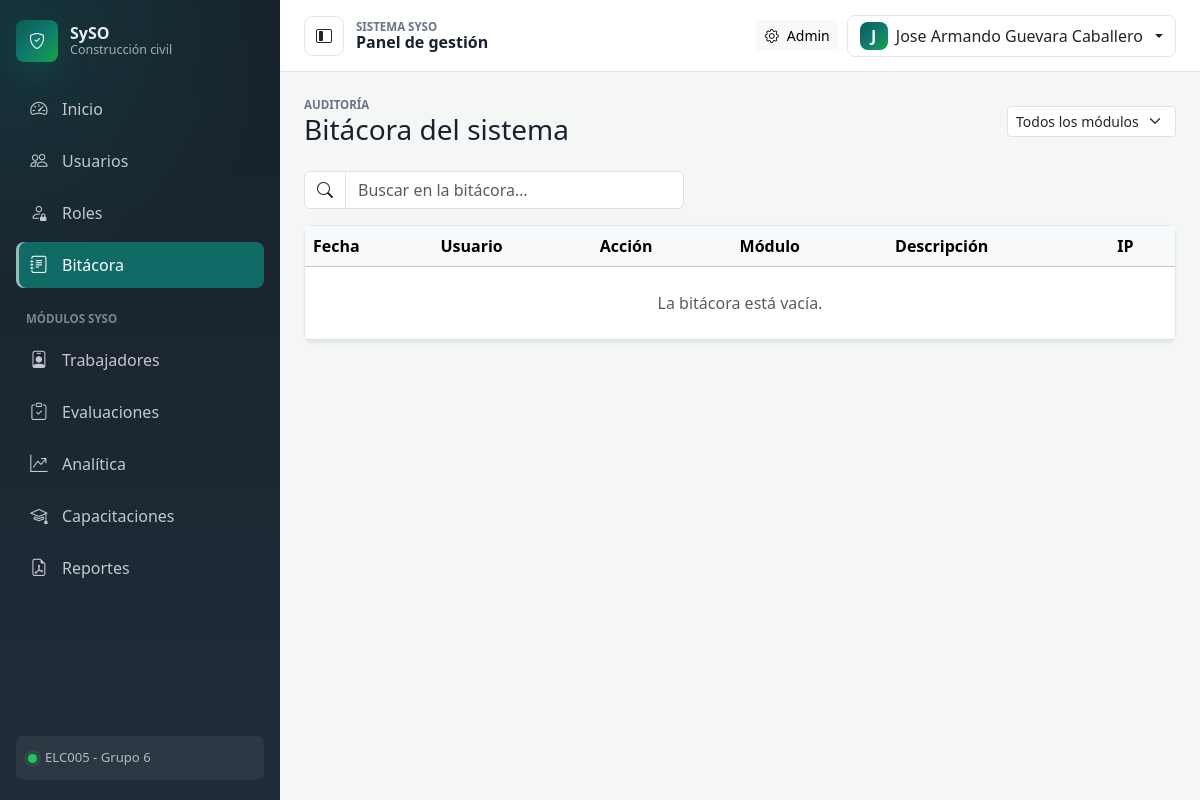
Page /bitacora/ (signed in) on the earlier database version.
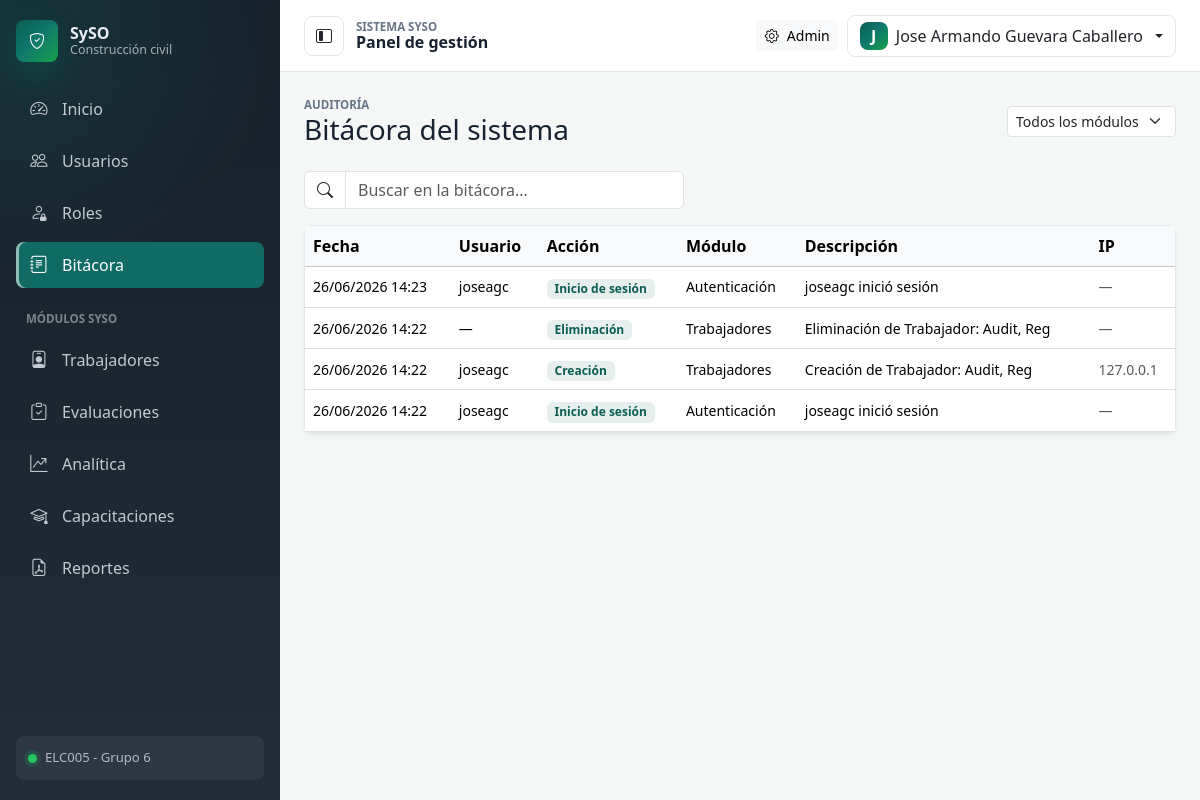
Same page on the later database version.
### apps/audit/models.py (models this page shows, shortened)
class Auditoria(models.Model):
    usuario = models.ForeignKey(
        settings.AUTH_USER_MODEL, on_delete=models.SET_NULL, null=True, blank=True,
        related_name="acciones_auditoria",
    )
    fecha = models.DateTimeField(auto_now_add=True)
    ip = models.GenericIPAddressField(null=True, blank=True)
    accion = models.CharField("Acción", max_length=40)
    modulo = models.CharField("Módulo", max_length=60)
    descripcion = models.CharField("Descripción", max_length=240)
    class Meta:
        verbose_name = "Registro de auditoría"
        verbose_name_plural = "Bitácora"
        ordering = ["-fecha"]

### apps/audit/interfaces/views/bitacora_views.py (the view)
# urls.py: path("", bitacora_views.BitacoraListView.as_view(), name="bitacora"),
class BitacoraListView(PermissionRequiredMixin, View):
    permission_required = "usuarios.ver_bitacora"
    raise_exception = True
    def get(self, request):
        uc = ConsultarBitacora()
        registros = uc.execute(
            modulo=request.GET.get("modulo") or None,
            accion=request.GET.get("accion") or None,
        )
        return render(request, "audit/bitacora.html", {
            "registros": registros,
            "modulos": uc.modulos(),
            "modulo_actual": request.GET.get("modulo") or "",
        })

### apps/audit/application/use_cases/consultar.py (called while the page is built)
    def execute(self, *, modulo=None, accion=None, limite=500):
        qs = Auditoria.objects.select_related("usuario").all()
        if modulo:
            qs = qs.filter(modulo=modulo)
        if accion:
            qs = qs.filter(accion=accion)
        return qs[:limite]

    def modulos(self):
        return Auditoria.objects.values_list("modulo", flat=True).distinct().order_by("modulo")

### apps/audit/services.py (called while the page is built)
def set_current_request(request):
    _local.request = request

### apps/audit/templates/audit/bitacora.html (shortened to what this page needs)
{% extends 'base.html' %}
{% block content %}
  <div class="d-flex flex-wrap justify-content-between align-items-center mb-4" data-reveal>
    <div><p class="eyebrow mb-0">Auditoría</p><h1 class="h3 mb-0">Bitácora del sistema</h1></div>
    <form method="get" class="d-flex gap-2">
      <select name="modulo" class="form-select form-select-sm" onchange="this.form.submit()">
        <option value="">Todos los módulos</option>
      </select>
    </form>
  </div>
  <div class="mb-3" style="max-width: 380px;" data-reveal>
    <div class="input-group"><span class="input-group-text bg-white"><i class="bi bi-search"></i></span>
      <input type="search" class="form-control" placeholder="Buscar en la bitácora…" data-table-filter="#tabla-bitacora"></div>
  </div>
  <div class="card shadow-sm" data-reveal><div class="table-responsive">
    <table id="tabla-bitacora" class="table table-hover align-middle mb-0">
      <thead class="table-light"><tr><th>Fecha</th><th>Usuario</th><th>Acción</th><th>Módulo</th><th>Descripción</th><th>IP</th></tr></thead>
      <tbody>
        {% for r in registros %}
          <tr data-row>
            <td class="small text-nowrap">{{ r.fecha|date:"d/m/Y H:i" }}</td>
            <td class="small">{{ r.usuario.username|default:"—" }}</td>
            <td><span class="badge text-bg-secondary">{{ r.accion }}</span></td>
            <td class="small">{{ r.modulo }}</td>
            <td class="small">{{ r.descripcion }}</td>
            <td class="small text-muted">{{ r.ip|default:"—" }}</td>
          </tr>
        {% empty %}
          <tr><td colspan="6" class="text-center text-muted py-4">La bitácora está vacía.</td></tr>
        {% endfor %}
      </tbody>
    </table>
  </div></div>
{% endblock %}

### templates/base.html (shortened to what this page needs)
{% load static %}
<!DOCTYPE html>
<html lang="es">
<head>
  <link href="https://cdn.jsdelivr.net/npm/bootstrap@5.3.3/dist/css/bootstrap.min.css" rel="stylesheet">
  <link href="https://cdn.jsdelivr.net/npm/bootstrap-icons@1.11.3/font/bootstrap-icons.min.css" rel="stylesheet">
  <link href="{% static 'css/app.css' %}" rel="stylesheet">
</head>
<body class="{% if user.is_authenticated %}app-body{% else %}auth-body{% endif %}">
  {% if user.is_authenticated %}
    <div class="app-shell">
      {% include 'partials/sidebar.html' %}
      <div class="app-main">
        {% include 'partials/navbar.html' %}
        <main class="app-content">
  {% else %}
    {% include 'partials/navbar.html' %}
    <main class="container py-4 flex-grow-1">
  {% endif %}
    {% block content %}{% endblock %}
  {% if user.is_authenticated %}
        </main>
      </div>
    </div>
  {% else %}
    </main>
    {% include 'partials/footer.html' %}
  {% endif %}
</body>
</html>

### templates/partials/sidebar.html (shortened to what this page needs)
{% with namespace=request.resolver_match.namespace url_name=request.resolver_match.url_name %}
  <aside class="sidebar d-none d-lg-flex">
    <div class="sidebar-brand">
      <span class="brand-mark"><i class="bi bi-shield-check"></i></span>
      <span class="brand-text">
        <strong>SySO</strong>
        <small>Construcción civil</small>
      </span>
    </div>
    <nav class="sidebar-nav" aria-label="Menú principal">
      <a class="sidebar-link {% if namespace == 'dashboard' %}active{% endif %}" href="{% url 'dashboard:index' %}">
        <i class="bi bi-speedometer2"></i>
        <span>Inicio</span>
      </a>
      {% if perms.usuarios.ver_usuarios %}
        <a class="sidebar-link {% if namespace == 'usuarios' and 'user' in url_name %}active{% endif %}" href="{% url 'usuarios:user_list' %}">
          <i class="bi bi-people"></i>
          <span>Usuarios</span>
        </a>
      {% endif %}
      {% if perms.usuarios.ver_roles %}
        <a class="sidebar-link {% if namespace == 'usuarios' and 'rol' in url_name %}active{% endif %}" href="{% url 'usuarios:rol_list' %}">
          <i class="bi bi-person-lock"></i>
          <span>Roles</span>
        </a>
      {% endif %}
      {% if perms.usuarios.ver_bitacora %}
        <a class="sidebar-link {% if namespace == 'audit' %}active{% endif %}" href="{% url 'audit:bitacora' %}">
          <i class="bi bi-journal-text"></i>
          <span>Bitácora</span>
        </a>
      {% endif %}
      <span class="sidebar-label">Módulos SySO</span>
      {% if perms.usuarios.ver_trabajadores %}
        <a class="sidebar-link {% if namespace == 'workers' %}active{% endif %}" href="{% url 'workers:trabajador_list' %}">
          <i class="bi bi-person-badge"></i>
          <span>Trabajadores</span>
        </a>
      {% else %}
        <a class="sidebar-link disabled" href="#" aria-disabled="true">
          <i class="bi bi-person-badge"></i>
          <span>Trabajadores</span>
        </a>
      {% endif %}
      {% if perms.usuarios.ver_evaluaciones %}
        <a class="sidebar-link {% if namespace == 'evaluations' %}active{% endif %}" href="{% url 'evaluations:lista' %}">
          <i class="bi bi-clipboard-check"></i>
          <span>Evaluaciones</span>
        </a>
      {% else %}
        <a class="sidebar-link disabled" href="#" aria-disabled="true">
          <i class="bi bi-clipboard-check"></i>
          <span>Evaluaciones</span>
        </a>
      {% endif %}
      {% if perms.usuarios.ver_analytics %}
        <a class="sidebar-link {% if namespace == 'analytics' %}active{% endif %}" href="{% url 'analytics:dashboard' %}">
          <i class="bi bi-graph-up-arrow"></i>
          <span>Analítica</span>
        </a>
      {% endif %}
      {% if perms.usuarios.ver_capacitaciones %}
        <a class="sidebar-link {% if namespace == 'training' %}active{% endif %}" href="{% url 'training:lista' %}">
          <i class="bi bi-mortarboard"></i>
          <span>Capacitaciones</span>
        </a>
      {% endif %}
      {% if perms.usuarios.ver_reportes %}
        <a class="sidebar-link {% if namespace == 'reports' %}active{% endif %}" href="{% url 'reports:dashboard' %}">
          <i class="bi bi-file-earmark-pdf"></i>
          <span>Reportes</span>
        </a>
      {% else %}
        <a class="sidebar-link disabled" href="#" aria-disabled="true">
          <i class="bi bi-file-earmark-pdf"></i>
          <span>Reportes</span>
        </a>
      {% endif %}
    </nav>
    <div class="sidebar-footer">
      <span class="status-dot"></span>
      <span>ELC005 - Grupo 6</span>
    </div>
  </aside>
{% endwith %}

### templates/partials/navbar.html (shortened to what this page needs)
{% if user.is_authenticated %}
  <header class="topbar">
    <button class="btn btn-icon d-none d-lg-inline-flex" type="button"
            data-sidebar-toggle aria-label="Contraer menú">
      <i class="bi bi-layout-sidebar-inset"></i>
    </button>
    <div class="topbar-title">
      <span class="eyebrow">Sistema SySO</span>
      <strong>{% block topbar_title %}Panel de gestión{% endblock %}</strong>
    </div>
    <div class="ms-auto d-flex align-items-center gap-2">
      {% if user.is_staff %}
        <a href="/admin/" class="btn btn-light btn-sm d-none d-md-inline-flex align-items-center gap-2">
          <i class="bi bi-gear"></i>
          Admin
        </a>
      {% endif %}
      <div class="dropdown">
        <button class="btn account-button dropdown-toggle" type="button" data-bs-toggle="dropdown">
          <span class="account-avatar">{{ user.username|first|upper }}</span>
          <span class="d-none d-sm-inline">{{ user.get_full_name|default:user.username }}</span>
        </button>
      </div>
    </div>
  </header>
{% endif %}

### static/css/app.css (style rules this page uses)
:root { --app-bg: #f4f7f6; --app-surface: #ffffff; --app-ink: #18212f; --app-muted: #697586; --sidebar-bg: #17212b; --sidebar-bg-2: #202c38; --accent-green: #0f766e; --accent-green-strong: #0b5d52; --accent-emerald: #16a34a; --accent-mint: #2bb673; --accent-orange: #f97316; --accent-red: #dc2626; --brand-grad: linear-gradient(135deg, #0b5d52 0%, #0f766e 45%, #16a34a 100%); --border-soft: #dfe7ef; --shadow-soft: 0 18px 45px rgba(24, 33, 47, .08); }
* { letter-spacing: 0; }
body { color: var(--app-ink); background: var(--app-bg); }
.app-shell { min-height: 100vh; display: flex; }
.app-main { min-width: 0; flex: 1; display: flex; flex-direction: column; }
.app-content { width: min(100%, 1320px); margin: 0 auto; padding: 24px; }
.sidebar, .mobile-sidebar { color: #e8edf3; background: radial-gradient(circle at top left, rgba(15, 118, 110, .24), transparent 34%), linear-gradient(180deg, var(--sidebar-bg), var(--sidebar-bg-2)); }
.sidebar { position: sticky; top: 0; width: 280px; height: 100vh; padding: 20px 16px; flex-direction: column; transition: width .22s ease; }
.sidebar-brand { display: flex; align-items: center; gap: 12px; margin-bottom: 24px; }
.brand-mark { width: 42px; height: 42px; display: inline-flex; align-items: center; justify-content: center; border-radius: 8px; color: white; background: var(--brand-grad); box-shadow: 0 12px 30px rgba(15, 118, 110, .28); }
.brand-text { display: flex; flex-direction: column; line-height: 1.1; }
.brand-text small { color: rgba(232, 237, 243, .68); font-size: .78rem; }
.sidebar-nav { display: flex; flex-direction: column; gap: 6px; }
.sidebar-label { margin: 16px 10px 4px; color: rgba(232, 237, 243, .48); font-size: .72rem; font-weight: 700; text-transform: uppercase; }
.sidebar-link { min-height: 44px; display: flex; align-items: center; gap: 12px; padding: 10px 12px; border-radius: 8px; color: rgba(232, 237, 243, .82); text-decoration: none; transition: background-color .18s ease, color .18s ease, transform .18s ease; }
.sidebar-link i { width: 22px; font-size: 1.08rem; text-align: center; }
.sidebar-link.active { color: white; background: rgba(15, 118, 110, .86); box-shadow: inset 3px 0 0 rgba(255, 255, 255, .55); }
.sidebar-footer { margin-top: auto; display: flex; align-items: center; gap: 8px; padding: 12px; border-radius: 8px; color: rgba(232, 237, 243, .72); background: rgba(255, 255, 255, .06); font-size: .82rem; }
.status-dot { width: 9px; height: 9px; border-radius: 999px; background: #22c55e; box-shadow: 0 0 0 4px rgba(34, 197, 94, .15); }
.topbar { min-height: 72px; display: flex; align-items: center; gap: 12px; padding: 14px 24px; background: rgba(255, 255, 255, .92); border-bottom: 1px solid var(--border-soft); backdrop-filter: blur(14px); position: sticky; top: 0; z-index: 20; }
.topbar-title { display: flex; flex-direction: column; line-height: 1.15; }
.eyebrow { color: var(--app-muted); font-size: .72rem; font-weight: 700; text-transform: uppercase; }
.btn-icon { width: 40px; height: 40px; display: inline-flex; align-items: center; justify-content: center; border: 1px solid var(--border-soft); background: white; border-radius: 8px; }
.account-button { display: inline-flex; align-items: center; gap: 8px; border: 1px solid var(--border-soft); background: white; border-radius: 8px; }
.account-avatar { width: 28px; height: 28px; display: inline-flex; align-items: center; justify-content: center; border-radius: 8px; color: white; background: var(--brand-grad); font-weight: 700; }
.card, .stat-card, .module-card, .workflow-panel { border: 1px solid var(--border-soft); border-radius: 8px; box-shadow: var(--shadow-soft); }
[data-reveal] { opacity: 0; transform: translateY(12px); }
.is-loaded [data-reveal] { animation: reveal-up .46s ease forwards; }
[data-reveal]:nth-of-type(2) { animation-delay: .04s; }
[data-reveal]:nth-of-type(3) { animation-delay: .08s; }
:root { --bs-primary: #0f766e; --bs-primary-rgb: 15, 118, 110; --bs-link-color: #0f766e; --bs-link-color-rgb: 15, 118, 110; --bs-link-hover-color: #0b5d52; }
a { color: var(--accent-green); }
.badge.text-bg-secondary { background-color: #e7efee !important; color: #0b5d52 !important; }
.btn { transition: transform .12s ease, box-shadow .15s ease, filter .15s ease; }
.table-hover > tbody > tr { transition: background-color .15s ease; }
:root { --bs-focus-ring-color: rgba(15, 118, 110, .28); }

Differences in the rows shown:
added Auditoria: fecha "26/06/2026 14:23", usuario.username "joseagc", accion "Inicio de sesión", modulo "Autenticación", descripcion "joseagc inició sesión", ip "—"
added Auditoria: fecha "26/06/2026 14:22", usuario.username "—", accion "Eliminación", modulo "Trabajadores", descripcion "Eliminación de Trabajador: Audit, Reg", ip "—"
added Auditoria: fecha "26/06/2026 14:22", usuario.username "joseagc", accion "Creación", modulo "Trabajadores", descripcion "Creación de Trabajador: Audit, Reg", ip "127.0.0.1"
added Auditoria: fecha "26/06/2026 14:22", usuario.username "joseagc", accion "Inicio de sesión", modulo "Autenticación", descripcion "joseagc inició sesión", ip "—"
Other differences:
text no longer shown: "La bitácora está vacía."
